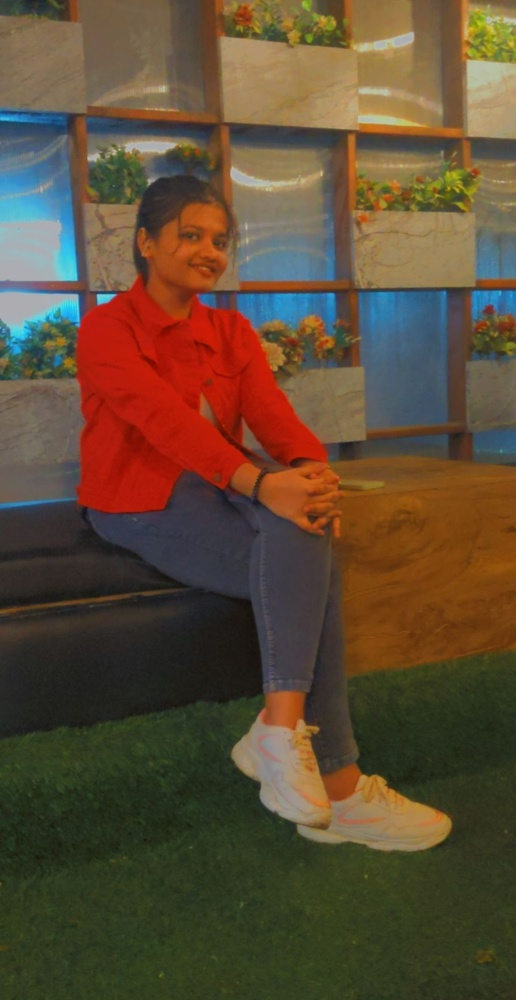
#> input picture jhanhvi.jpg, 516 x 1000 px, shrunk from 960 x 1861 before the run
$ python image_rec.py
#> lines starting #> are read from the running program, lines starting #| are printed output that depends on the picture; after the words box and inside, x2 and y2 are one past the last pixel; in counts of white or black regions, pixels touching at a corner belong together
import cv2
import numpy as np

face_rec = cv2.CascadeClassifier("haarcascade_frontalface_default.xml")
image = cv2.imread('jhanhvi.jpg')
#> image is the input picture: shape (1000, 516, 3); mean B, G, R 53.7, 75.4, 94.1
grey = cv2.cvtColor(image, cv2.COLOR_BGR2GRAY)
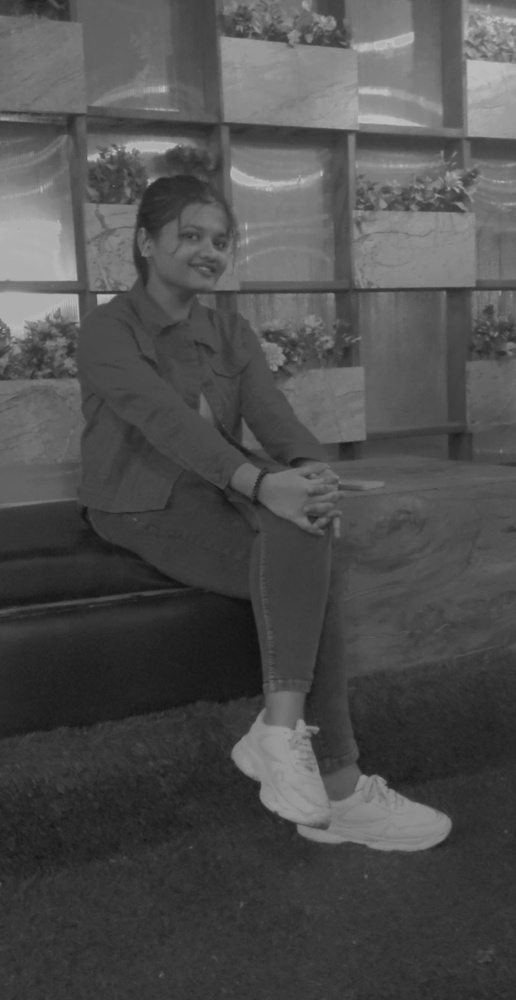
#> grey: shape (1000, 516); min 16, max 194, mean 78.5
face = face_rec.detectMultiScale(grey ,1.3 ,5)
#> face = [[162, 204, 87, 87]]
for (x, y, w, h) in face:
    image = cv2.rectangle(image, (x ,y) ,(x + w, y + h),(255, 0, 0), 3)
#> this loop made 1 pass
#> pass 1, `image = cv2.rectangle(image, (x ,y) ,(x + w, y + h),(255, 0, 0), 3)`:
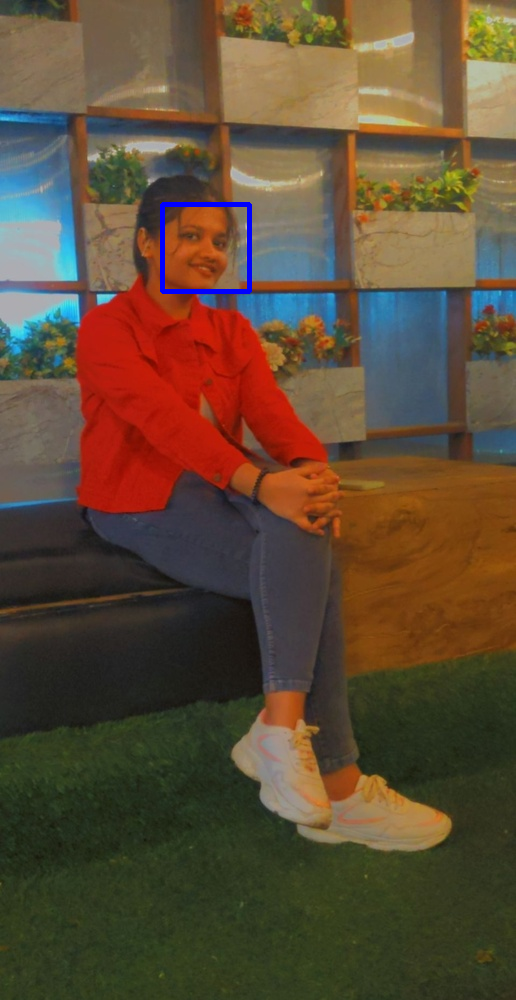
#> image: shape (1000, 516, 3); 0.33% of pixels changed, all inside (x1, y1, x2, y2) = (160, 202, 252, 294)
cv2.imwrite('Face_AB.jpg',image)
